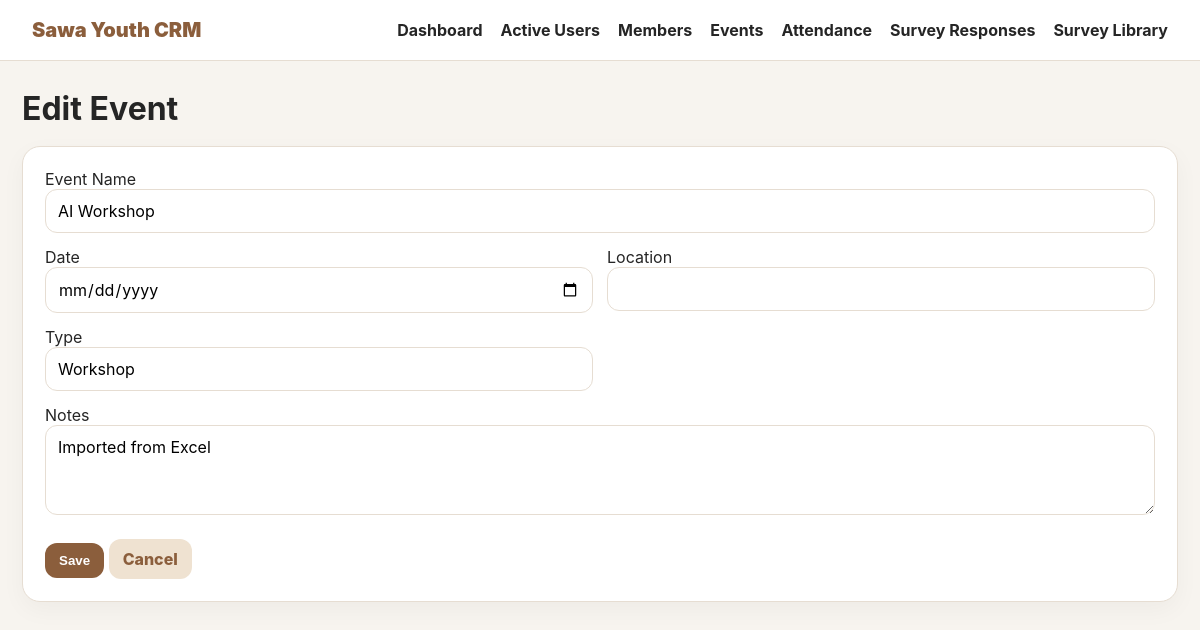
The app's page /events/2/edit with its own data.
### tables this page shows
CREATE TABLE events (
    id INTEGER PRIMARY KEY AUTOINCREMENT,
    code TEXT UNIQUE,
    name TEXT NOT NULL,
    event_date TEXT,
    location TEXT,
    event_type TEXT,
    notes TEXT
);

### app.py (the view, shortened to what this page needs)
@app.route("/events/<int:event_id>/edit", methods=["GET","POST"])
def event_edit(event_id):
    conn = get_db()
    event = conn.execute("SELECT * FROM events WHERE id=?", (event_id,)).fetchone()
    conn.close()
    return render_template("event_form.html", event=event)

### app.py (called while the page is built)
def get_db():
    conn = sqlite3.connect(DB_PATH)
    conn.row_factory = sqlite3.Row
    conn.execute("PRAGMA foreign_keys = ON")
    return conn

### templates/event_form.html
{% extends 'base.html' %}{% block content %}<h1>{{ 'Edit Event' if event else 'Add Event' }}</h1><form method="post" class="card"><div class="form-grid"><div class="full"><label>Event Name</label><input name="name" required value="{{ event.name if event else '' }}"></div><div><label>Date</label><input type="date" name="event_date" value="{{ event.event_date if event else '' }}"></div><div><label>Location</label><input name="location" value="{{ event.location if event else '' }}"></div><div><label>Type</label><input name="event_type" value="{{ event.event_type if event else '' }}"></div><div class="full"><label>Notes</label><textarea name="notes">{{ event.notes if event else '' }}</textarea></div></div><br><button class="btn">Save</button> <a class="btn secondary" href="{{ url_for('events') }}">Cancel</a></form>{% endblock %}

### static/style.css (style rules this page uses)
:root { --bg:#f7f4ef;--card:#fff;--ink:#252525;--muted:#777;--line:#e6ddd2;--accent:#8b5e3c;--soft:#efe2d1 }
* { box-sizing:border-box }
body { margin:0;font-family:Inter,Arial,sans-serif;background:var(--bg);color:var(--ink) }
h1 { margin:0 0 18px }
.card { background:white;border:1px solid var(--line);border-radius:18px;padding:22px;box-shadow:0 8px 24px rgba(0,0,0,.04);margin-bottom:18px }
.btn { background:var(--accent);color:white;padding:10px 14px;border-radius:12px;border:0;text-decoration:none;display:inline-block;font-weight:800;cursor:pointer }
.btn.secondary { background:var(--soft);color:var(--accent) }
input,textarea,select { width:100%;padding:11px 12px;border:1px solid var(--line);border-radius:12px;font:inherit;background:white }
textarea { min-height:90px }
.form-grid { display:grid;grid-template-columns:repeat(2,1fr);gap:14px }
.full { grid-column:1/-1 }
.btn { transition:.15s ease }

### records on screen
events: name "AI Workshop", event_type "Workshop", notes "Imported from Excel"

### other values on screen
{{ 'Edit Event' if event else 'Add Event' }} "Edit Event"
